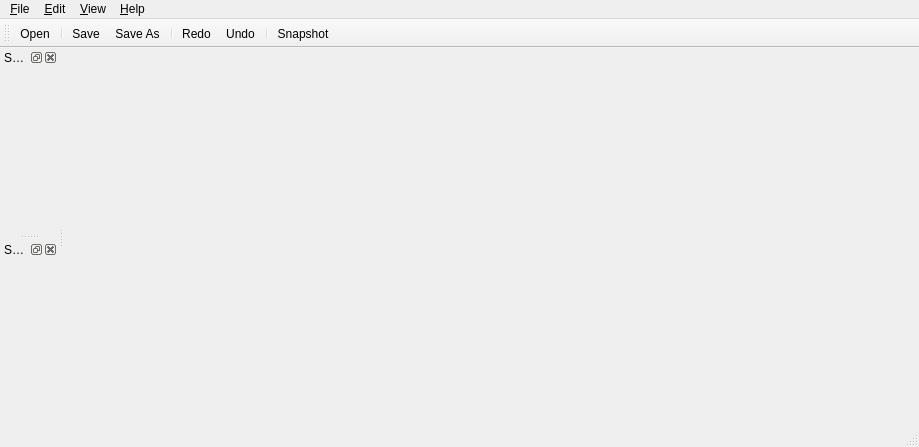
<?xml version="1.0" encoding="UTF-8"?>
<ui version="4.0">
 <class>MainWindow</class>
 <widget class="QMainWindow" name="MainWindow">
  <property name="geometry">
   <rect>
    <x>0</x>
    <y>0</y>
    <width>919</width>
    <height>447</height>
   </rect>
  </property>
  <property name="windowTitle">
   <string>OpenCMISS-Neon</string>
  </property>
  <property name="windowIcon">
   <iconset>
    <normaloff>:/neon/images/icons/neon_icon.png</normaloff>:/neon/images/icons/neon_icon.png</iconset>
  </property>
  <widget class="QWidget" name="centralwidget">
   <layout class="QHBoxLayout" name="horizontalLayout">
    <item>
     <widget class="QStackedWidget" name="viewStackedWidget"/>
    </item>
   </layout>
  </widget>
  <widget class="QMenuBar" name="menubar">
   <property name="geometry">
    <rect>
     <x>0</x>
     <y>0</y>
     <width>919</width>
     <height>19</height>
    </rect>
   </property>
   <widget class="QMenu" name="menu_File">
    <property name="title">
     <string>&amp;File</string>
    </property>
    <widget class="QMenu" name="menu_Open_recent">
     <property name="title">
      <string>Open &amp;recent</string>
     </property>
     <addaction name="separator"/>
     <addaction name="action_Clear"/>
    </widget>
    <addaction name="action_Open"/>
    <addaction name="menu_Open_recent"/>
    <addaction name="separator"/>
    <addaction name="action_Save"/>
    <addaction name="action_Save_As"/>
    <addaction name="separator"/>
    <addaction name="action_Snapshot"/>
    <addaction name="separator"/>
    <addaction name="action_Quit"/>
   </widget>
   <widget class="QMenu" name="menu_Edit">
    <property name="title">
     <string>&amp;Edit</string>
    </property>
    <addaction name="action_Undo"/>
    <addaction name="action_Redo"/>
   </widget>
   <widget class="QMenu" name="menu_Help">
    <property name="title">
     <string>&amp;Help</string>
    </property>
    <addaction name="action_About"/>
   </widget>
   <widget class="QMenu" name="menu_View">
    <property name="title">
     <string>&amp;View</string>
    </property>
   </widget>
   <addaction name="menu_File"/>
   <addaction name="menu_Edit"/>
   <addaction name="menu_View"/>
   <addaction name="menu_Help"/>
  </widget>
  <widget class="QStatusBar" name="statusbar"/>
  <widget class="QToolBar" name="toolBar">
   <property name="windowTitle">
    <string>toolBar</string>
   </property>
   <attribute name="toolBarArea">
    <enum>TopToolBarArea</enum>
   </attribute>
   <attribute name="toolBarBreak">
    <bool>false</bool>
   </attribute>
   <addaction name="action_Open"/>
   <addaction name="separator"/>
   <addaction name="action_Save"/>
   <addaction name="action_Save_As"/>
   <addaction name="separator"/>
   <addaction name="action_Redo"/>
   <addaction name="action_Undo"/>
   <addaction name="separator"/>
   <addaction name="action_Snapshot"/>
  </widget>
  <widget class="QDockWidget" name="dockWidgetSceneEditor">
   <property name="windowTitle">
    <string>Sce&amp;ne Editor</string>
   </property>
   <attribute name="dockWidgetArea">
    <number>1</number>
   </attribute>
   <widget class="SceneEditorWidget" name="dockWidgetContentsSceneEditor"/>
  </widget>
  <widget class="QDockWidget" name="dockWidgetSpectrumEditor">
   <property name="windowTitle">
    <string>Spectr&amp;um Editor</string>
   </property>
   <attribute name="dockWidgetArea">
    <number>1</number>
   </attribute>
   <widget class="SpectrumEditorWidget" name="dockWidgetContentsSpectrumEditor"/>
  </widget>
  <action name="action_Open">
   <property name="icon">
    <iconset resource="../icons.qrc">
     <normaloff>:/neon/images/icons/document-open.png</normaloff>:/neon/images/icons/document-open.png</iconset>
   </property>
   <property name="text">
    <string>&amp;Open</string>
   </property>
   <property name="shortcut">
    <string>Ctrl+O</string>
   </property>
  </action>
  <action name="action_Save">
   <property name="icon">
    <iconset resource="../icons.qrc">
     <normaloff>:/neon/images/icons/document-save.png</normaloff>:/neon/images/icons/document-save.png</iconset>
   </property>
   <property name="text">
    <string>&amp;Save</string>
   </property>
   <property name="shortcut">
    <string>Ctrl+S</string>
   </property>
  </action>
  <action name="action_Clear">
   <property name="text">
    <string>&amp;Clear</string>
   </property>
  </action>
  <action name="action_Quit">
   <property name="icon">
    <iconset resource="../icons.qrc">
     <normaloff>:/neon/images/icons/application-exit.png</normaloff>:/neon/images/icons/application-exit.png</iconset>
   </property>
   <property name="text">
    <string>&amp;Quit</string>
   </property>
   <property name="shortcut">
    <string>Ctrl+Q</string>
   </property>
  </action>
  <action name="action_Snapshot">
   <property name="icon">
    <iconset resource="../icons.qrc">
     <normaloff>:/neon/images/icons/devices-camera-photo-icon.png</normaloff>:/neon/images/icons/devices-camera-photo-icon.png</iconset>
   </property>
   <property name="text">
    <string>S&amp;napshot</string>
   </property>
   <property name="shortcut">
    <string>Ctrl+P</string>
   </property>
  </action>
  <action name="action_Undo">
   <property name="icon">
    <iconset resource="../icons.qrc">
     <normaloff>:/neon/images/icons/edit-undo.png</normaloff>:/neon/images/icons/edit-undo.png</iconset>
   </property>
   <property name="text">
    <string>&amp;Undo</string>
   </property>
   <property name="shortcut">
    <string>Ctrl+Z</string>
   </property>
  </action>
  <action name="action_Redo">
   <property name="icon">
    <iconset resource="../icons.qrc">
     <normaloff>:/neon/images/icons/edit-redo.png</normaloff>:/neon/images/icons/edit-redo.png</iconset>
   </property>
   <property name="text">
    <string>&amp;Redo</string>
   </property>
   <property name="shortcut">
    <string>Ctrl+Shift+Z</string>
   </property>
  </action>
  <action name="action_About">
   <property name="icon">
    <iconset resource="../icons.qrc">
     <normaloff>:/neon/images/icons/help-about.png</normaloff>:/neon/images/icons/help-about.png</iconset>
   </property>
   <property name="text">
    <string>About</string>
   </property>
  </action>
  <action name="action_SceneEditor">
   <property name="checkable">
    <bool>true</bool>
   </property>
   <property name="checked">
    <bool>true</bool>
   </property>
   <property name="text">
    <string>Scene Editor</string>
   </property>
  </action>
  <action name="action_Save_As">
   <property name="icon">
    <iconset resource="../icons.qrc">
     <normaloff>:/neon/images/icons/document-save-as.png</normaloff>:/neon/images/icons/document-save-as.png</iconset>
   </property>
   <property name="text">
    <string>Save &amp;As</string>
   </property>
  </action>
  <action name="action_SpectrumEditor">
   <property name="checkable">
    <bool>true</bool>
   </property>
   <property name="checked">
    <bool>true</bool>
   </property>
   <property name="text">
    <string>Spectrum Editor</string>
   </property>
  </action>
 </widget>
 <customwidgets>
  <customwidget>
   <class>SceneEditorWidget</class>
   <extends>QWidget</extends>
   <header>opencmiss/neon/ui/editors/sceneeditorwidget.h</header>
   <container>1</container>
  </customwidget>
  <customwidget>
   <class>SpectrumEditorWidget</class>
   <extends>QWidget</extends>
   <header>opencmiss/neon/ui/editors/spectrumeditorwidget.h</header>
   <container>1</container>
  </customwidget>
 </customwidgets>
 <resources>
  <include location="../icons.qrc"/>
 </resources>
 <connections/>
</ui>
